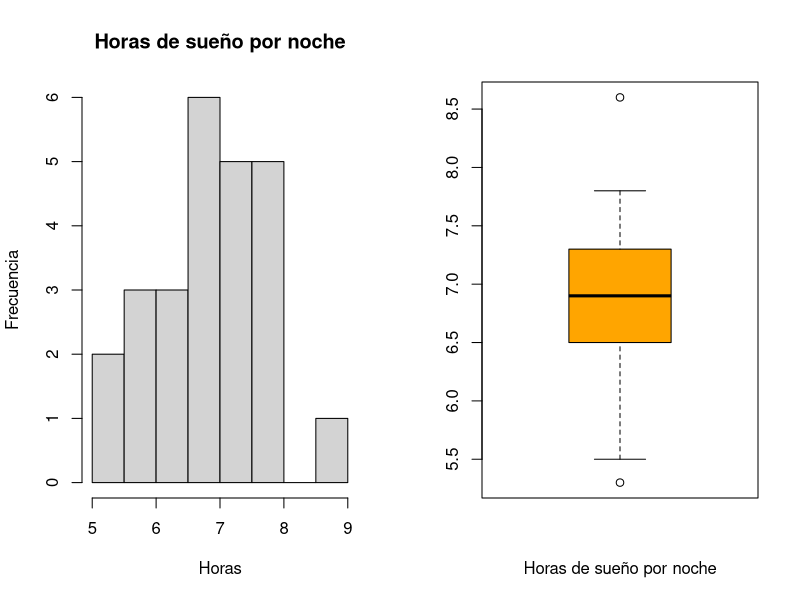
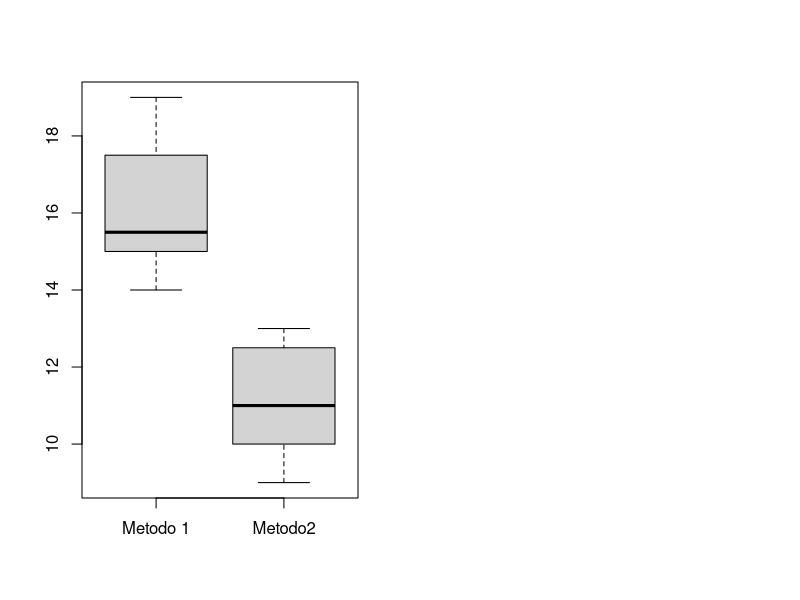

These charts were generated, in order, by the following R code:
# Laboratorio 2 Estadística

# Leonardo López 14-10576
# Manuel Gil 14-10397

## Function custom para calcular un intervalo de confianza para la media
## También se puede utilizar la función t.test(pesos, conf.level)$conf.init
##   para hacer el cálculo del intervalo de confianza de la media
intervalo <- function(x, alfa) {
  n <- length(x)
  nu <- n -1 #grados de libertad
  cuantil <- qt( 1 - alfa/2, df = nu)
  LS <- mean(x) + cuantil*sqrt( var(x)/n )
  LI <- mean(x) - cuantil*sqrt( var(x)/n )
  
  return( c(LI, mean( x ), LS))
}

### Array con las datos de las horas sueño
horas_sueño <- c(6.9, 7.6, 6.5, 6.2, 5.3, 7.8, 7.0, 5.5, 7.6, 6.7, 7.3, 6.6, 7.1, 6.9, 6.0, 6.8, 6.5, 7.2, 5.8, 8.6, 7.6, 7.1, 6.0, 7.2, 7.7)


## Análisis descriptivo de los datos
summary(horas_sueño)
par(mfrow = c(1, 2) )
hist(horas_sueño, main = "Horas de sueño por noche", ylab ="Frecuencia", xlab = "Horas")
boxplot(horas_sueño, col = "orange", horizontal = F, xlab = "Horas de sueño por noche")

## Cálculo del intervalo de confianza de un intervalo de 78% para la población media del número de horas sueño por noche

## Método 1: Función de librería de R para proporciones
t.test(horas_sueño, conf.level = 0.75)$conf.int

## Método 2: Función custom desarrollada
intervalo(horas_sueño, 0.25)

### Segunda Parte

x1 <- c(15, 16, 14, 15, 17, 18, 19, 15)
x2 <- c(13, 12, 11, 13, 11, 9, 10, 10)

summary(x1)
summary(x2)

boxplot(x1,x2, names=c("Metodo 1","Metodo2"))

# En los diagrama de caja se puede observar que el método 1
# tiene resultados muy superiores al método 2, teniendo su
# mínimo por encima del máximo del método 2 y su mediana
# casi 6 unidades por encima.

t.test( x1, x2, conf.level = 0.95, var.equal = TRUE)$conf.int
# t.test( x1, x2, conf.level = 0.95)$conf.int

# El intervalo de confianza del 95% para la diferencia de las medias es
# (3.286326, 6.713674)
# Como el intervalo no incluye al 0, es probable que las medias de ambos
# métodos no sean iguales. Que el intervalo sea positivo indica que la
# media del método 1 es mayor, lo cual concuerda con lo observado en el
# análisis descriptivo.

sd(x1)
sd(x2)

# La diferencia entre las medias es muy pequeña por lo cual podríamos
# considerarlas estadísticamente iguales.
# De hecho, el intervalo de confianza que se obtiene asumiendo que las
# varianzas son iguales es casi igual al que se obtiene asumiendo que
# no lo son
